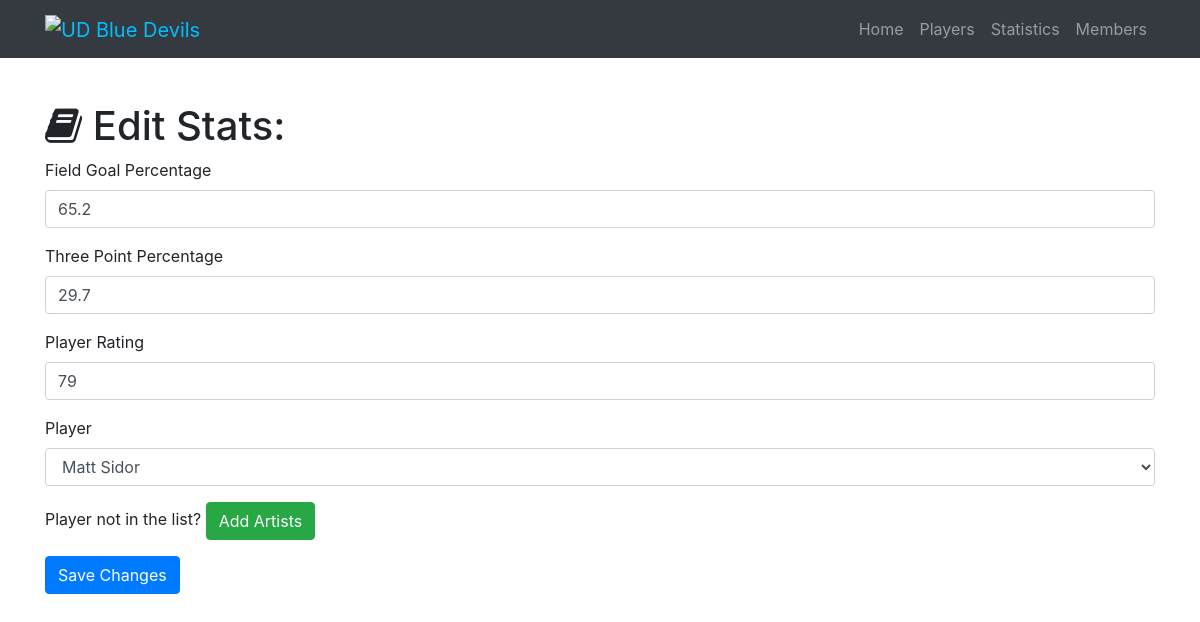
The app's page /statistic/edit/3 with its own data.
### myGroupProject.py (models this page shows)
class Statistic(db.Model):
    __tablename__ = 'statistics'
    id = db.Column(db.Integer, primary_key=True)
    fgp = db.Column(db.Integer)
    threepp = db.Column(db.Integer)
    prating = db.Column(db.Integer)
    player_id = db.Column(db.Integer, db.ForeignKey('players.id'))

### myGroupProject.py (the view, shortened to what this page needs)
@app.route('/statistic/edit/<int:id>', methods=['GET', 'POST'])
def edit_stat(id):
    statistic = Statistic.query.filter_by(id=id).first()
    players = Player.query.all()
    if request.method == 'GET':
        return render_template('statistic-edit.html', statistic=statistic, players=players)

### templates/statistic-edit.html (shortened to what this page needs)
{% extends "home-base.html"%}
{% block page_content%}
  <div class="container">
    <h1 class="mt-5"><i class="fa fa-book" aria-hidden="true"></i> Edit Stats:</h1>
    <form action="/statistic/edit/{{statistic.id}}" method="post">
      <div class="form-group">
        <label>Field Goal Percentage</label>
        <input class="form-control" type="text" name="fgp" value="{{statistic.fgp}}" required="true">
      </div>
      <div class="form-group">
        <label>Three Point Percentage</label>
        <input class="form-control" type="text" name="threepp" value="{{statistic.threepp}}" required="true">
      </div>
      <div class="form-group">
        <label>Player Rating</label>
        <input class="form-control" type="text" name="prating" value="{{statistic.prating}}" required="true">
      </div>
      <div class="form-group">
        <label>Player</label>
        <select class="form-control" name="player">
          {% for player in players %}
            {% if player == statistic.player %}
              <option selected="selected">{{player.name}}</option>
            {% else %}
              <option>{{player.name}}</option>
            {% endif %}
          {% endfor %}
        </select>
      </div>
      <div class="form-group">
        Player not in the list? <a href="/artist/add" class="btn btn-success" role="button" aria-disabled="true">Add Artists</a>
      </div>
      <button type="submit" class="btn btn-primary">Save Changes</button>
    </form>
  </div>
{% endblock%}

### static/css/group-assignment.css (style rules this page uses)
body { padding-top: 54px; }

### records on screen
Statistic: fgp "65.2", threepp "29.7", prating "79"

### other values on screen
form field player "Matt Sidor"
